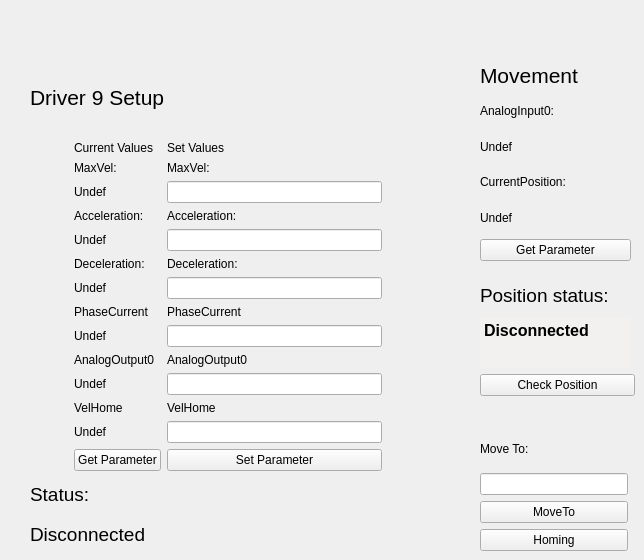
          <widget class="QWidget" name="tab_11">
           <attribute name="title">
            <string>9</string>
           </attribute>
           <attribute name="toolTip">
            <string>Driver 9 Setup and Movimentation</string>
           </attribute>
           <widget class="QWidget" name="layoutWidget_22">
            <property name="geometry">
             <rect>
              <x>480</x>
              <y>430</y>
              <width>148</width>
              <height>121</height>
             </rect>
            </property>
            <layout class="QVBoxLayout" name="verticalLayout_67">
             <item>
              <widget class="QLabel" name="label_249">
               <property name="text">
                <string>Move To:</string>
               </property>
              </widget>
             </item>
             <item>
              <widget class="QLineEdit" name="LineEditMoveToValue_9">
               <property name="toolTip">
                <string>Position to move driver 9</string>
               </property>
              </widget>
             </item>
             <item>
              <widget class="QPushButton" name="MoveTo_9">
               <property name="toolTip">
                <string>Move driver 9 to the position specified above</string>
               </property>
               <property name="text">
                <string>MoveTo</string>
               </property>
              </widget>
             </item>
             <item>
              <widget class="QPushButton" name="Homing_9">
               <property name="toolTip">
                <string>Execute the driver 9 homing procedure</string>
               </property>
               <property name="text">
                <string>Homing</string>
               </property>
              </widget>
             </item>
            </layout>
           </widget>
           <widget class="QWidget" name="layoutWidget_24">
            <property name="geometry">
             <rect>
              <x>480</x>
              <y>60</y>
              <width>151</width>
              <height>201</height>
             </rect>
            </property>
            <layout class="QVBoxLayout" name="verticalLayout_68">
             <item>
              <widget class="QLabel" name="label_252">
               <property name="font">
                <font>
                 <pointsize>16</pointsize>
                </font>
               </property>
               <property name="text">
                <string>Movement</string>
               </property>
              </widget>
             </item>
             <item>
              <widget class="QLabel" name="label_253">
               <property name="text">
                <string>AnalogInput0:</string>
               </property>
              </widget>
             </item>
             <item>
              <widget class="QLabel" name="LabelMovAnalogInput0_9">
               <property name="toolTip">
                <string>Current value of driver 9 AnalogInput(0)</string>
               </property>
               <property name="text">
                <string>Undef</string>
               </property>
              </widget>
             </item>
             <item>
              <widget class="QLabel" name="label_254">
               <property name="text">
                <string>CurrentPosition:</string>
               </property>
              </widget>
             </item>
             <item>
              <widget class="QLabel" name="LabelMovCurrentPosition_9">
               <property name="toolTip">
                <string>Current value of driver 9 CurrentPosition</string>
               </property>
               <property name="text">
                <string>Undef</string>
               </property>
              </widget>
             </item>
             <item>
              <widget class="QPushButton" name="GetParameterMov_9">
               <property name="toolTip">
                <string>Get position parameters of driver 9</string>
               </property>
               <property name="text">
                <string>Get Parameter</string>
               </property>
              </widget>
             </item>
            </layout>
           </widget>
           <widget class="QWidget" name="layoutWidget_23">
            <property name="geometry">
             <rect>
              <x>30</x>
              <y>60</y>
              <width>352</width>
              <height>491</height>
             </rect>
            </property>
            <layout class="QGridLayout" name="gridLayout_42">
             <item row="0" column="0" colspan="3">
              <widget class="QLabel" name="label_143">
               <property name="font">
                <font>
                 <pointsize>16</pointsize>
                </font>
               </property>
               <property name="text">
                <string>Driver 9 Setup</string>
               </property>
              </widget>
             </item>
             <item row="1" column="0">
              <layout class="QVBoxLayout" name="verticalLayout_20">
               <item>
                <widget class="QLabel" name="Images_9">
                 <property name="minimumSize">
                  <size>
                   <width>0</width>
                   <height>100</height>
                  </size>
                 </property>
                 <property name="maximumSize">
                  <size>
                   <width>200</width>
                   <height>150</height>
                  </size>
                 </property>
                 <property name="text">
                  <string/>
                 </property>
                 <property name="pixmap">
                  <pixmap resource="file.qrc">:/Driver.jpg</pixmap>
                 </property>
                 <property name="scaledContents">
                  <bool>true</bool>
                 </property>
                </widget>
               </item>
               <item>
                <widget class="QLabel" name="label_144">
                 <property name="text">
                  <string/>
                 </property>
                </widget>
               </item>
              </layout>
             </item>
             <item row="1" column="1">
              <widget class="QLabel" name="label_365">
               <property name="minimumSize">
                <size>
                 <width>25</width>
                 <height>0</height>
                </size>
               </property>
               <property name="text">
                <string/>
               </property>
              </widget>
             </item>
             <item row="1" column="2">
              <layout class="QGridLayout" name="gridLayout_20">
               <item row="0" column="0">
                <widget class="QLabel" name="label_145">
                 <property name="text">
                  <string>Current Values</string>
                 </property>
                </widget>
               </item>
               <item row="0" column="1">
                <widget class="QLabel" name="label_146">
                 <property name="text">
                  <string>Set Values</string>
                 </property>
                </widget>
               </item>
               <item row="1" column="0">
                <widget class="QLabel" name="label_147">
                 <property name="text">
                  <string>MaxVel:</string>
                 </property>
                </widget>
               </item>
               <item row="1" column="1">
                <widget class="QLabel" name="label_148">
                 <property name="text">
                  <string>MaxVel:</string>
                 </property>
                </widget>
               </item>
               <item row="2" column="0">
                <widget class="QLabel" name="LabelMaxVelSetup_9">
                 <property name="toolTip">
                  <string>Current value of driver 9 MaxVel</string>
                 </property>
                 <property name="text">
                  <string>Undef</string>
                 </property>
                </widget>
               </item>
               <item row="2" column="1">
                <widget class="QLineEdit" name="LineEditMaxVelSetup_9">
                 <property name="toolTip">
                  <string>&lt;html&gt;&lt;head/&gt;&lt;body&gt;&lt;p&gt;MaxVel of driver 9 to set&lt;/p&gt;&lt;/body&gt;&lt;/html&gt;</string>
                 </property>
                </widget>
               </item>
               <item row="3" column="0">
                <widget class="QLabel" name="label_149">
                 <property name="text">
                  <string>Acceleration:</string>
                 </property>
                </widget>
               </item>
               <item row="3" column="1">
                <widget class="QLabel" name="label_150">
                 <property name="text">
                  <string>Acceleration:</string>
                 </property>
                </widget>
               </item>
               <item row="4" column="0">
                <widget class="QLabel" name="LabelAccelerationSetup_9">
                 <property name="toolTip">
                  <string>Current value of driver 9 Acceleration</string>
                 </property>
                 <property name="text">
                  <string>Undef</string>
                 </property>
                </widget>
               </item>
               <item row="4" column="1">
                <widget class="QLineEdit" name="LineEditAccelerationSetup_9">
                 <property name="toolTip">
                  <string>&lt;html&gt;&lt;head/&gt;&lt;body&gt;&lt;p&gt;Acceleration of driver 9 to set&lt;/p&gt;&lt;/body&gt;&lt;/html&gt;</string>
                 </property>
                </widget>
               </item>
               <item row="5" column="0">
                <widget class="QLabel" name="label_151">
                 <property name="text">
                  <string>Deceleration:</string>
                 </property>
                </widget>
               </item>
               <item row="5" column="1">
                <widget class="QLabel" name="label_152">
                 <property name="text">
                  <string>Deceleration:</string>
                 </property>
                </widget>
               </item>
               <item row="6" column="0">
                <widget class="QLabel" name="LabelDecelerationSetup_9">
                 <property name="toolTip">
                  <string>Current value of driver 9 Deceleration</string>
                 </property>
                 <property name="text">
                  <string>Undef</string>
                 </property>
                </widget>
               </item>
               <item row="6" column="1">
                <widget class="QLineEdit" name="LineEditDecelerationSetup_9">
                 <property name="toolTip">
                  <string>&lt;html&gt;&lt;head/&gt;&lt;body&gt;&lt;p&gt;Deceleration of driver 9 to set&lt;/p&gt;&lt;/body&gt;&lt;/html&gt;</string>
                 </property>
                </widget>
               </item>
               <item row="7" column="0">
                <widget class="QLabel" name="label_153">
                 <property name="text">
                  <string>PhaseCurrent</string>
                 </property>
                </widget>
               </item>
               <item row="7" column="1">
                <widget class="QLabel" name="label_154">
                 <property name="text">
                  <string>PhaseCurrent</string>
                 </property>
                </widget>
               </item>
               <item row="8" column="0">
                <widget class="QLabel" name="LabelPhaseCurrentSetup_9">
                 <property name="toolTip">
                  <string>Current value of driver 9 PhaseCurrent</string>
                 </property>
                 <property name="text">
                  <string>Undef</string>
                 </property>
                </widget>
               </item>
               <item row="8" column="1">
                <widget class="QLineEdit" name="LineEditPhaseCurrentSetup_9">
                 <property name="toolTip">
                  <string>&lt;html&gt;&lt;head/&gt;&lt;body&gt;&lt;p&gt; PhaseCurrent of driver 9 to set&lt;/p&gt;&lt;/body&gt;&lt;/html&gt;</string>
                 </property>
                </widget>
               </item>
               <item row="9" column="0">
                <widget class="QLabel" name="label_155">
                 <property name="text">
                  <string>AnalogOutput0</string>
                 </property>
                </widget>
               </item>
               <item row="9" column="1">
                <widget class="QLabel" name="label_156">
                 <property name="text">
                  <string>AnalogOutput0</string>
                 </property>
                </widget>
               </item>
               <item row="10" column="0">
                <widget class="QLabel" name="LabelAnalogOutputSetup_9">
                 <property name="toolTip">
                  <string>Current value of driver 9 AnalogOutput(0)</string>
                 </property>
                 <property name="text">
                  <string>Undef</string>
                 </property>
                </widget>
               </item>
               <item row="10" column="1">
                <widget class="QLineEdit" name="LineEditAnalogOutputSetup_9">
                 <property name="toolTip">
                  <string>&lt;html&gt;&lt;head/&gt;&lt;body&gt;&lt;p&gt; AnalogOutput(0) of driver 9 to set&lt;/p&gt;&lt;/body&gt;&lt;/html&gt;</string>
                 </property>
                </widget>
               </item>
               <item row="11" column="0">
                <widget class="QLabel" name="label_366">
                 <property name="text">
                  <string>VelHome</string>
                 </property>
                </widget>
               </item>
               <item row="11" column="1">
                <widget class="QLabel" name="label_367">
                 <property name="text">
                  <string>VelHome</string>
                 </property>
                </widget>
               </item>
               <item row="12" column="0">
                <widget class="QLabel" name="LabelVelHomeSetup_9">
                 <property name="toolTip">
                  <string>Current value of driver 9 VelHome</string>
                 </property>
                 <property name="text">
                  <string>Undef</string>
                 </property>
                </widget>
               </item>
               <item row="12" column="1">
                <widget class="QLineEdit" name="LineEditVelHomeSetup_9">
                 <property name="toolTip">
                  <string>&lt;html&gt;&lt;head/&gt;&lt;body&gt;&lt;p&gt; AnalogOutput(0) of driver 9 to set&lt;/p&gt;&lt;/body&gt;&lt;/html&gt;</string>
                 </property>
                </widget>
               </item>
               <item row="13" column="0">
                <widget class="QPushButton" name="GetParameterDriver_9">
                 <property name="toolTip">
                  <string>&lt;html&gt;&lt;head/&gt;&lt;body&gt;&lt;p&gt;Get the current parameter of the driver 9&lt;/p&gt;&lt;/body&gt;&lt;/html&gt;</string>
                 </property>
                 <property name="text">
                  <string>Get Parameter</string>
                 </property>
                </widget>
               </item>
               <item row="13" column="1">
                <widget class="QPushButton" name="SetParameterDriver_9">
                 <property name="toolTip">
                  <string>&lt;html&gt;&lt;head/&gt;&lt;body&gt;&lt;p&gt;Set parameter of driver 9. Nota bene: in order to accomplished the command you have to set all the fields above.&lt;/p&gt;&lt;/body&gt;&lt;/html&gt;</string>
                 </property>
                 <property name="text">
                  <string>Set Parameter</string>
                 </property>
                </widget>
               </item>
              </layout>
             </item>
             <item row="2" column="0" colspan="3">
              <layout class="QVBoxLayout" name="verticalLayout_21">
               <item>
                <widget class="QLabel" name="label_157">
                 <property name="font">
                  <font>
                   <pointsize>14</pointsize>
                  </font>
                 </property>
                 <property name="text">
                  <string>Status:</string>
                 </property>
                </widget>
               </item>
               <item>
                <widget class="QLabel" name="LabelStatusDriver9">
                 <property name="font">
                  <font>
                   <pointsize>14</pointsize>
                  </font>
                 </property>
                 <property name="toolTip">
                  <string>Driver 9 Status</string>
                 </property>
                 <property name="text">
                  <string>Disconnected</string>
                 </property>
                </widget>
               </item>
              </layout>
             </item>
            </layout>
           </widget>
           <widget class="QWidget" name="layoutWidget_49">
            <property name="geometry">
             <rect>
              <x>480</x>
              <y>280</y>
              <width>155</width>
              <height>116</height>
             </rect>
            </property>
            <layout class="QVBoxLayout" name="verticalLayout_86">
             <item>
              <layout class="QVBoxLayout" name="verticalLayout_43">
               <item>
                <widget class="QLabel" name="label_318">
                 <property name="font">
                  <font>
                   <pointsize>14</pointsize>
                  </font>
                 </property>
                 <property name="text">
                  <string>Position status:</string>
                 </property>
                </widget>
               </item>
               <item>
                <widget class="QTextEdit" name="LabelPositionStatus_9">
                 <property name="maximumSize">
                  <size>
                   <width>151</width>
                   <height>51</height>
                  </size>
                 </property>
                 <property name="palette">
                  <palette>
                   <active>
                    <colorrole role="Base">
                     <brush brushstyle="SolidPattern">
                      <color alpha="255">
                       <red>242</red>
                       <green>241</green>
                       <blue>240</blue>
                      </color>
                     </brush>
                    </colorrole>
                   </active>
                   <inactive>
                    <colorrole role="Base">
                     <brush brushstyle="SolidPattern">
                      <color alpha="255">
                       <red>242</red>
                       <green>241</green>
                       <blue>240</blue>
                      </color>
                     </brush>
                    </colorrole>
                   </inactive>
                   <disabled>
                    <colorrole role="Base">
                     <brush brushstyle="SolidPattern">
                      <color alpha="255">
                       <red>255</red>
                       <green>255</green>
                       <blue>255</blue>
                      </color>
                     </brush>
                    </colorrole>
                   </disabled>
                  </palette>
                 </property>
                 <property name="font">
                  <font>
                   <pointsize>12</pointsize>
                   <weight>75</weight>
                   <bold>true</bold>
                  </font>
                 </property>
                 <property name="toolTip">
                  <string>&lt;html&gt;&lt;head/&gt;&lt;body&gt;&lt;p&gt;&lt;span style=&quot; font-size:11pt; font-weight:400;&quot;&gt;Here is printed the correspondence between the estimated position and the CurrentPosition of the driver 9.&lt;/span&gt;&lt;/p&gt;&lt;/body&gt;&lt;/html&gt;</string>
                 </property>
                 <property name="frameShape">
                  <enum>QFrame::NoFrame</enum>
                 </property>
                 <property name="html">
                  <string>&lt;!DOCTYPE HTML PUBLIC &quot;-//W3C//DTD HTML 4.0//EN&quot; &quot;http://www.w3.org/TR/REC-html40/strict.dtd&quot;&gt;
&lt;html&gt;&lt;head&gt;&lt;meta name=&quot;qrichtext&quot; content=&quot;1&quot; /&gt;&lt;style type=&quot;text/css&quot;&gt;
p, li { white-space: pre-wrap; }
&lt;/style&gt;&lt;/head&gt;&lt;body style=&quot; font-family:'Ubuntu'; font-size:12pt; font-weight:600; font-style:normal;&quot;&gt;
&lt;p style=&quot; margin-top:0px; margin-bottom:0px; margin-left:0px; margin-right:0px; -qt-block-indent:0; text-indent:0px;&quot;&gt;Disconnected&lt;/p&gt;&lt;/body&gt;&lt;/html&gt;</string>
                 </property>
                 <property name="textInteractionFlags">
                  <set>Qt::TextSelectableByMouse</set>
                 </property>
                </widget>
               </item>
              </layout>
             </item>
             <item>
              <widget class="QPushButton" name="CheckPositionButton_9">
               <property name="toolTip">
                <string>&lt;html&gt;&lt;head/&gt;&lt;body&gt;&lt;p&gt;Verify the correspondence between the estimated position and the current position of the driver 9.&lt;/p&gt;&lt;/body&gt;&lt;/html&gt;</string>
               </property>
               <property name="text">
                <string>Check Position</string>
               </property>
              </widget>
             </item>
            </layout>
           </widget>
          </widget>
